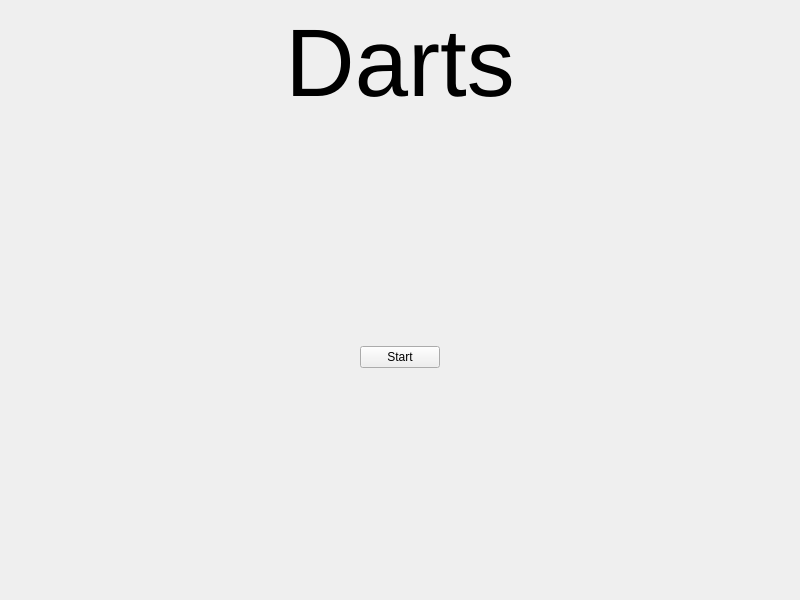
<?xml version="1.0" encoding="UTF-8"?>
<ui version="4.0">
 <class>MainWindow</class>
 <widget class="QMainWindow" name="MainWindow">
  <property name="geometry">
   <rect>
    <x>0</x>
    <y>0</y>
    <width>800</width>
    <height>600</height>
   </rect>
  </property>
  <property name="sizePolicy">
   <sizepolicy hsizetype="MinimumExpanding" vsizetype="MinimumExpanding">
    <horstretch>0</horstretch>
    <verstretch>0</verstretch>
   </sizepolicy>
  </property>
  <property name="minimumSize">
   <size>
    <width>800</width>
    <height>600</height>
   </size>
  </property>
  <property name="windowTitle">
   <string>MainWindow</string>
  </property>
  <widget class="QWidget" name="centralwidget">
   <property name="sizePolicy">
    <sizepolicy hsizetype="Expanding" vsizetype="Expanding">
     <horstretch>0</horstretch>
     <verstretch>0</verstretch>
    </sizepolicy>
   </property>
   <layout class="QVBoxLayout" name="verticalLayout_6">
    <property name="leftMargin">
     <number>0</number>
    </property>
    <property name="topMargin">
     <number>0</number>
    </property>
    <property name="rightMargin">
     <number>0</number>
    </property>
    <property name="bottomMargin">
     <number>0</number>
    </property>
    <item>
     <widget class="QStackedWidget" name="stackedWidget">
      <property name="sizePolicy">
       <sizepolicy hsizetype="Expanding" vsizetype="Expanding">
        <horstretch>0</horstretch>
        <verstretch>0</verstretch>
       </sizepolicy>
      </property>
      <property name="minimumSize">
       <size>
        <width>800</width>
        <height>600</height>
       </size>
      </property>
      <property name="currentIndex">
       <number>0</number>
      </property>
      <widget class="QWidget" name="mainMenu">
       <layout class="QVBoxLayout" name="verticalLayout_7">
        <item>
         <layout class="QVBoxLayout" name="verticalLayout">
          <item>
           <widget class="QLabel" name="label">
            <property name="font">
             <font>
              <pointsize>72</pointsize>
             </font>
            </property>
            <property name="text">
             <string>Darts</string>
            </property>
            <property name="alignment">
             <set>Qt::AlignCenter</set>
            </property>
           </widget>
          </item>
          <item>
           <spacer name="verticalSpacer">
            <property name="orientation">
             <enum>Qt::Vertical</enum>
            </property>
            <property name="sizeHint" stdset="0">
             <size>
              <width>20</width>
              <height>40</height>
             </size>
            </property>
           </spacer>
          </item>
          <item alignment="Qt::AlignHCenter">
           <widget class="QPushButton" name="menuContinueButton">
            <property name="sizePolicy">
             <sizepolicy hsizetype="Fixed" vsizetype="Fixed">
              <horstretch>0</horstretch>
              <verstretch>0</verstretch>
             </sizepolicy>
            </property>
            <property name="text">
             <string>Start</string>
            </property>
           </widget>
          </item>
          <item>
           <spacer name="verticalSpacer_2">
            <property name="orientation">
             <enum>Qt::Vertical</enum>
            </property>
            <property name="sizeHint" stdset="0">
             <size>
              <width>20</width>
              <height>40</height>
             </size>
            </property>
           </spacer>
          </item>
         </layout>
        </item>
       </layout>
      </widget>
      <widget class="QWidget" name="playerSelection">
       <layout class="QVBoxLayout" name="verticalLayout_3">
        <item>
         <widget class="QWidget" name="widget" native="true">
          <property name="sizePolicy">
           <sizepolicy hsizetype="Preferred" vsizetype="MinimumExpanding">
            <horstretch>0</horstretch>
            <verstretch>0</verstretch>
           </sizepolicy>
          </property>
          <layout class="QGridLayout" name="gridLayout_3">
           <item row="5" column="0">
            <widget class="QLabel" name="playerLabel_9">
             <property name="sizePolicy">
              <sizepolicy hsizetype="Fixed" vsizetype="Preferred">
               <horstretch>0</horstretch>
               <verstretch>0</verstretch>
              </sizepolicy>
             </property>
             <property name="text">
              <string>Player 4</string>
             </property>
             <property name="alignment">
              <set>Qt::AlignCenter</set>
             </property>
            </widget>
           </item>
           <item row="4" column="1">
            <widget class="QLineEdit" name="playerLineEdit_3">
             <property name="sizePolicy">
              <sizepolicy hsizetype="Fixed" vsizetype="Fixed">
               <horstretch>0</horstretch>
               <verstretch>0</verstretch>
              </sizepolicy>
             </property>
             <property name="minimumSize">
              <size>
               <width>200</width>
               <height>0</height>
              </size>
             </property>
            </widget>
           </item>
           <item row="0" column="0">
            <widget class="QLabel" name="playerLabel_5">
             <property name="text">
              <string>Player Count</string>
             </property>
            </widget>
           </item>
           <item row="1" column="0" colspan="2">
            <widget class="Line" name="line_2">
             <property name="orientation">
              <enum>Qt::Horizontal</enum>
             </property>
            </widget>
           </item>
           <item row="4" column="0">
            <widget class="QLabel" name="playerLabel_6">
             <property name="sizePolicy">
              <sizepolicy hsizetype="Fixed" vsizetype="Preferred">
               <horstretch>0</horstretch>
               <verstretch>0</verstretch>
              </sizepolicy>
             </property>
             <property name="text">
              <string>Player 3</string>
             </property>
             <property name="alignment">
              <set>Qt::AlignCenter</set>
             </property>
            </widget>
           </item>
           <item row="5" column="1">
            <widget class="QLineEdit" name="playerLineEdit_4">
             <property name="sizePolicy">
              <sizepolicy hsizetype="Fixed" vsizetype="Fixed">
               <horstretch>0</horstretch>
               <verstretch>0</verstretch>
              </sizepolicy>
             </property>
             <property name="minimumSize">
              <size>
               <width>200</width>
               <height>0</height>
              </size>
             </property>
            </widget>
           </item>
           <item row="3" column="0">
            <widget class="QLabel" name="playerLabel_7">
             <property name="sizePolicy">
              <sizepolicy hsizetype="Fixed" vsizetype="Preferred">
               <horstretch>0</horstretch>
               <verstretch>0</verstretch>
              </sizepolicy>
             </property>
             <property name="text">
              <string>Player 2</string>
             </property>
             <property name="alignment">
              <set>Qt::AlignCenter</set>
             </property>
            </widget>
           </item>
           <item row="3" column="1">
            <widget class="QLineEdit" name="playerLineEdit_2">
             <property name="sizePolicy">
              <sizepolicy hsizetype="Fixed" vsizetype="Fixed">
               <horstretch>0</horstretch>
               <verstretch>0</verstretch>
              </sizepolicy>
             </property>
             <property name="minimumSize">
              <size>
               <width>200</width>
               <height>0</height>
              </size>
             </property>
            </widget>
           </item>
           <item row="2" column="0">
            <widget class="QLabel" name="playerLabel_8">
             <property name="sizePolicy">
              <sizepolicy hsizetype="Fixed" vsizetype="Preferred">
               <horstretch>0</horstretch>
               <verstretch>0</verstretch>
              </sizepolicy>
             </property>
             <property name="text">
              <string>Player 1</string>
             </property>
             <property name="alignment">
              <set>Qt::AlignCenter</set>
             </property>
            </widget>
           </item>
           <item row="2" column="1">
            <widget class="QLineEdit" name="playerLineEdit_1">
             <property name="sizePolicy">
              <sizepolicy hsizetype="Fixed" vsizetype="Fixed">
               <horstretch>0</horstretch>
               <verstretch>0</verstretch>
              </sizepolicy>
             </property>
             <property name="minimumSize">
              <size>
               <width>200</width>
               <height>0</height>
              </size>
             </property>
            </widget>
           </item>
           <item row="0" column="1">
            <widget class="QSpinBox" name="playerSpinBox">
             <property name="minimum">
              <number>1</number>
             </property>
             <property name="maximum">
              <number>4</number>
             </property>
            </widget>
           </item>
          </layout>
         </widget>
        </item>
        <item>
         <widget class="QWidget" name="widget_2" native="true">
          <layout class="QHBoxLayout" name="horizontalLayout">
           <item alignment="Qt::AlignHCenter">
            <widget class="QPushButton" name="selectionContinueButton">
             <property name="text">
              <string>Continue</string>
             </property>
            </widget>
           </item>
          </layout>
         </widget>
        </item>
       </layout>
      </widget>
      <widget class="QWidget" name="modeSelection">
       <layout class="QVBoxLayout" name="verticalLayout_4">
        <item>
         <layout class="QVBoxLayout" name="verticalLayout_5">
          <item>
           <widget class="QFrame" name="frame">
            <property name="sizePolicy">
             <sizepolicy hsizetype="Preferred" vsizetype="Preferred">
              <horstretch>0</horstretch>
              <verstretch>0</verstretch>
             </sizepolicy>
            </property>
            <property name="minimumSize">
             <size>
              <width>200</width>
              <height>0</height>
             </size>
            </property>
            <property name="frameShape">
             <enum>QFrame::StyledPanel</enum>
            </property>
            <property name="frameShadow">
             <enum>QFrame::Raised</enum>
            </property>
            <layout class="QHBoxLayout" name="horizontalLayout_2">
             <item alignment="Qt::AlignRight">
              <widget class="QRadioButton" name="standardModeRadio">
               <property name="text">
                <string>Standard</string>
               </property>
               <property name="checked">
                <bool>true</bool>
               </property>
               <property name="autoExclusive">
                <bool>false</bool>
               </property>
              </widget>
             </item>
             <item alignment="Qt::AlignLeft">
              <widget class="QLineEdit" name="maxScoreLineEdit">
               <property name="sizePolicy">
                <sizepolicy hsizetype="MinimumExpanding" vsizetype="Fixed">
                 <horstretch>0</horstretch>
                 <verstretch>0</verstretch>
                </sizepolicy>
               </property>
               <property name="minimumSize">
                <size>
                 <width>100</width>
                 <height>0</height>
                </size>
               </property>
               <property name="inputMask">
                <string/>
               </property>
               <property name="text">
                <string>301</string>
               </property>
              </widget>
             </item>
            </layout>
           </widget>
          </item>
          <item>
           <widget class="QFrame" name="frame_2">
            <property name="frameShape">
             <enum>QFrame::StyledPanel</enum>
            </property>
            <property name="frameShadow">
             <enum>QFrame::Raised</enum>
            </property>
            <layout class="QHBoxLayout" name="horizontalLayout_4">
             <item alignment="Qt::AlignHCenter">
              <widget class="QRadioButton" name="orderModeRadio">
               <property name="text">
                <string>In Order</string>
               </property>
               <property name="autoExclusive">
                <bool>false</bool>
               </property>
              </widget>
             </item>
            </layout>
           </widget>
          </item>
         </layout>
        </item>
        <item alignment="Qt::AlignHCenter">
         <widget class="QPushButton" name="modeContinueButton">
          <property name="autoFillBackground">
           <bool>false</bool>
          </property>
          <property name="text">
           <string>Continue</string>
          </property>
         </widget>
        </item>
       </layout>
      </widget>
      <widget class="QWidget" name="gamePage">
       <layout class="QHBoxLayout" name="horizontalLayout_3">
        <item>
         <widget class="MyGraphicsView" name="graphicsView">
          <property name="sizePolicy">
           <sizepolicy hsizetype="MinimumExpanding" vsizetype="MinimumExpanding">
            <horstretch>0</horstretch>
            <verstretch>0</verstretch>
           </sizepolicy>
          </property>
          <property name="minimumSize">
           <size>
            <width>400</width>
            <height>400</height>
           </size>
          </property>
          <property name="cursor" stdset="0">
           <cursorShape>CrossCursor</cursorShape>
          </property>
          <property name="frameShape">
           <enum>QFrame::StyledPanel</enum>
          </property>
          <property name="frameShadow">
           <enum>QFrame::Sunken</enum>
          </property>
          <property name="verticalScrollBarPolicy">
           <enum>Qt::ScrollBarAlwaysOff</enum>
          </property>
          <property name="horizontalScrollBarPolicy">
           <enum>Qt::ScrollBarAlwaysOff</enum>
          </property>
          <property name="interactive">
           <bool>false</bool>
          </property>
          <property name="renderHints">
           <set>QPainter::Antialiasing</set>
          </property>
         </widget>
        </item>
        <item>
         <widget class="QLabel" name="testLabel">
          <property name="sizePolicy">
           <sizepolicy hsizetype="Minimum" vsizetype="Preferred">
            <horstretch>0</horstretch>
            <verstretch>0</verstretch>
           </sizepolicy>
          </property>
          <property name="minimumSize">
           <size>
            <width>100</width>
            <height>100</height>
           </size>
          </property>
          <property name="text">
           <string>TextLabel</string>
          </property>
         </widget>
        </item>
       </layout>
      </widget>
     </widget>
    </item>
   </layout>
  </widget>
 </widget>
 <customwidgets>
  <customwidget>
   <class>MyGraphicsView</class>
   <extends>QGraphicsView</extends>
   <header>mygraphicsview.h</header>
  </customwidget>
 </customwidgets>
 <resources/>
 <connections/>
</ui>
